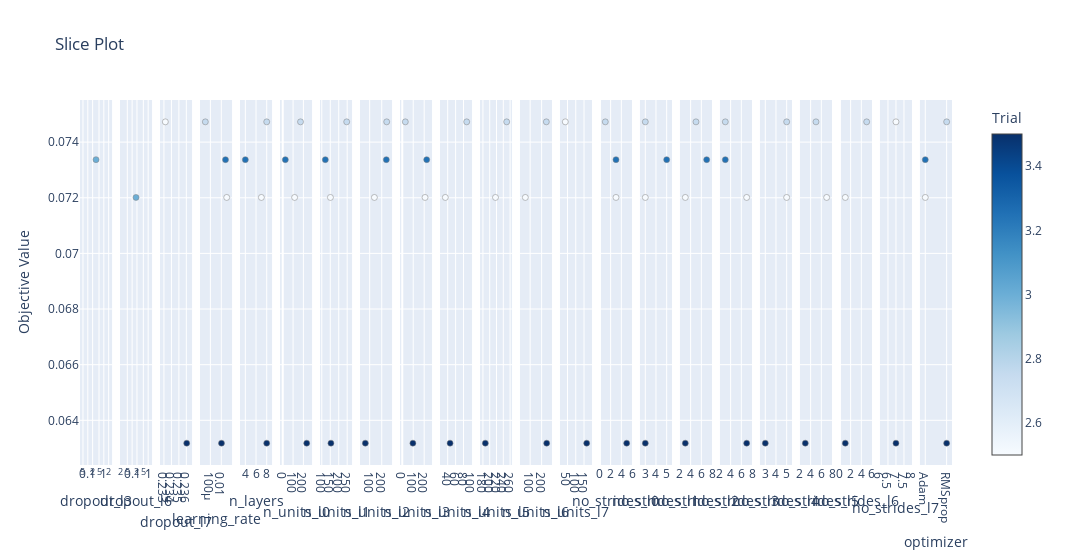

Notebook code for this chart:
### Code cell
optuna.visualization.plot_slice(study)

### Figure 1 — Plotly figure (JSON) as saved in the notebook; plotly's stock layout.template omitted (floating-point values rounded to 4 significant figures)
{"data": [{"marker": {"color": [3], "colorbar": {"title": {"text": "Trial"}, "x": 1, "xpad": 40}, "colorscale": [[0, "rgb(247,251,255)"], [0.125, "rgb(222,235,247)"], [0.25, "rgb(198,219,239)"], [0.375, "rgb(158,202,225)"], [0.5, "rgb(107,174,214)"], [0.625, "rgb(66,146,198)"], [0.75, "rgb(33,113,181)"], [0.875, "rgb(8,81,156)"], [1, "rgb(8,48,107)"]], "line": {"color": "Grey", "width": 0.5}, "showscale": true}, "mode": "markers", "showlegend": false, "type": "scatter", "x": [0.3261], "xaxis": "x", "y": [0.07337], "yaxis": "y"}, {"marker": {"color": [0], "colorbar": {"title": {"text": "Trial"}, "x": 1, "xpad": 40}, "colorscale": [[0, "rgb(247,251,255)"], [0.125, "rgb(222,235,247)"], [0.25, "rgb(198,219,239)"], [0.375, "rgb(158,202,225)"], [0.5, "rgb(107,174,214)"], [0.625, "rgb(66,146,198)"], [0.75, "rgb(33,113,181)"], [0.875, "rgb(8,81,156)"], [1, "rgb(8,48,107)"]], "line": {"color": "Grey", "width": 0.5}, "showscale": false}, "mode": "markers", "showlegend": false, "type": "scatter", "x": [0.1751], "xaxis": "x2", "y": [0.07201], "yaxis": "y2"}, {"marker": {"color": [1, 4], "colorbar": {"title": {"text": "Trial"}, "x": 1, "xpad": 40}, "colorscale": [[0, "rgb(247,251,255)"], [0.125, "rgb(222,235,247)"], [0.25, "rgb(198,219,239)"], [0.375, "rgb(158,202,225)"], [0.5, "rgb(107,174,214)"], [0.625, "rgb(66,146,198)"], [0.75, "rgb(33,113,181)"], [0.875, "rgb(8,81,156)"], [1, "rgb(8,48,107)"]], "line": {"color": "Grey", "width": 0.5}, "showscale": false}, "mode": "markers", "showlegend": false, "type": "scatter", "x": [0.2332, 0.2361], "xaxis": "x3", "y": [0.07473, 0.06318], "yaxis": "y3"}, {"marker": {"color": [0, 1, 3, 4], "colorbar": {"title": {"text": "Trial"}, "x": 1, "xpad": 40}, "colorscale": [[0, "rgb(247,251,255)"], [0.125, "rgb(222,235,247)"], [0.25, "rgb(198,219,239)"], [0.375, "rgb(158,202,225)"], [0.5, "rgb(107,174,214)"], [0.625, "rgb(66,146,198)"], [0.75, "rgb(33,113,181)"], [0.875, "rgb(8,81,156)"], [1, "rgb(8,48,107)"]], "line": {"color": "Grey", "width": 0.5}, "showscale": false}, "mode": "markers", "showlegend": false, "type": "scatter", "x": [0.09664, 1.212e-05, 0.05846, 0.01074], "xaxis": "x4", "y": [0.07201, 0.07473, 0.07337, 0.06318], "yaxis": "y4"}, {"marker": {"color": [0, 1, 3, 4], "colorbar": {"title": {"text": "Trial"}, "x": 1, "xpad": 40}, "colorscale": [[0, "rgb(247,251,255)"], [0.125, "rgb(222,235,247)"], [0.25, "rgb(198,219,239)"], [0.375, "rgb(158,202,225)"], [0.5, "rgb(107,174,214)"], [0.625, "rgb(66,146,198)"], [0.75, "rgb(33,113,181)"], [0.875, "rgb(8,81,156)"], [1, "rgb(8,48,107)"]], "line": {"color": "Grey", "width": 0.5}, "showscale": false}, "mode": "markers", "showlegend": false, "type": "scatter", "x": [7, 8, 4, 8], "xaxis": "x5", "y": [0.07201, 0.07473, 0.07337, 0.06318], "yaxis": "y5"}, {"marker": {"color": [0, 1, 3, 4], "colorbar": {"title": {"text": "Trial"}, "x": 1, "xpad": 40}, "colorscale": [[0, "rgb(247,251,255)"], [0.125, "rgb(222,235,247)"], [0.25, "rgb(198,219,239)"], [0.375, "rgb(158,202,225)"], [0.5, "rgb(107,174,214)"], [0.625, "rgb(66,146,198)"], [0.75, "rgb(33,113,181)"], [0.875, "rgb(8,81,156)"], [1, "rgb(8,48,107)"]], "line": {"color": "Grey", "width": 0.5}, "showscale": false}, "mode": "markers", "showlegend": false, "type": "scatter", "x": [115, 172, 25, 232], "xaxis": "x6", "y": [0.07201, 0.07473, 0.07337, 0.06318], "yaxis": "y6"}, {"marker": {"color": [0, 1, 3, 4], "colorbar": {"title": {"text": "Trial"}, "x": 1, "xpad": 40}, "colorscale": [[0, "rgb(247,251,255)"], [0.125, "rgb(222,235,247)"], [0.25, "rgb(198,219,239)"], [0.375, "rgb(158,202,225)"], [0.5, "rgb(107,174,214)"], [0.625, "rgb(66,146,198)"], [0.75, "rgb(33,113,181)"], [0.875, "rgb(8,81,156)"], [1, "rgb(8,48,107)"]], "line": {"color": "Grey", "width": 0.5}, "showscale": false}, "mode": "markers", "showlegend": false, "type": "scatter", "x": [151, 247, 121, 154], "xaxis": "x7", "y": [0.07201, 0.07473, 0.07337, 0.06318], "yaxis": "y7"}, {"marker": {"color": [0, 1, 3, 4], "colorbar": {"title": {"text": "Trial"}, "x": 1, "xpad": 40}, "colorscale": [[0, "rgb(247,251,255)"], [0.125, "rgb(222,235,247)"], [0.25, "rgb(198,219,239)"], [0.375, "rgb(158,202,225)"], [0.5, "rgb(107,174,214)"], [0.625, "rgb(66,146,198)"], [0.75, "rgb(33,113,181)"], [0.875, "rgb(8,81,156)"], [1, "rgb(8,48,107)"]], "line": {"color": "Grey", "width": 0.5}, "showscale": false}, "mode": "markers", "showlegend": false, "type": "scatter", "x": [139, 241, 238, 64], "xaxis": "x8", "y": [0.07201, 0.07473, 0.07337, 0.06318], "yaxis": "y8"}, {"marker": {"color": [0, 1, 3, 4], "colorbar": {"title": {"text": "Trial"}, "x": 1, "xpad": 40}, "colorscale": [[0, "rgb(247,251,255)"], [0.125, "rgb(222,235,247)"], [0.25, "rgb(198,219,239)"], [0.375, "rgb(158,202,225)"], [0.5, "rgb(107,174,214)"], [0.625, "rgb(66,146,198)"], [0.75, "rgb(33,113,181)"], [0.875, "rgb(8,81,156)"], [1, "rgb(8,48,107)"]], "line": {"color": "Grey", "width": 0.5}, "showscale": false}, "mode": "markers", "showlegend": false, "type": "scatter", "x": [208, 28, 223, 97], "xaxis": "x9", "y": [0.07201, 0.07473, 0.07337, 0.06318], "yaxis": "y9"}, {"marker": {"color": [0, 1, 4], "colorbar": {"title": {"text": "Trial"}, "x": 1, "xpad": 40}, "colorscale": [[0, "rgb(247,251,255)"], [0.125, "rgb(222,235,247)"], [0.25, "rgb(198,219,239)"], [0.375, "rgb(158,202,225)"], [0.5, "rgb(107,174,214)"], [0.625, "rgb(66,146,198)"], [0.75, "rgb(33,113,181)"], [0.875, "rgb(8,81,156)"], [1, "rgb(8,48,107)"]], "line": {"color": "Grey", "width": 0.5}, "showscale": false}, "mode": "markers", "showlegend": false, "type": "scatter", "x": [34, 88, 46], "xaxis": "x10", "y": [0.07201, 0.07473, 0.06318], "yaxis": "y10"}, {"marker": {"color": [0, 1, 4], "colorbar": {"title": {"text": "Trial"}, "x": 1, "xpad": 40}, "colorscale": [[0, "rgb(247,251,255)"], [0.125, "rgb(222,235,247)"], [0.25, "rgb(198,219,239)"], [0.375, "rgb(158,202,225)"], [0.5, "rgb(107,174,214)"], [0.625, "rgb(66,146,198)"], [0.75, "rgb(33,113,181)"], [0.875, "rgb(8,81,156)"], [1, "rgb(8,48,107)"]], "line": {"color": "Grey", "width": 0.5}, "showscale": false}, "mode": "markers", "showlegend": false, "type": "scatter", "x": [217, 250, 187], "xaxis": "x11", "y": [0.07201, 0.07473, 0.06318], "yaxis": "y11"}, {"marker": {"color": [0, 1, 4], "colorbar": {"title": {"text": "Trial"}, "x": 1, "xpad": 40}, "colorscale": [[0, "rgb(247,251,255)"], [0.125, "rgb(222,235,247)"], [0.25, "rgb(198,219,239)"], [0.375, "rgb(158,202,225)"], [0.5, "rgb(107,174,214)"], [0.625, "rgb(66,146,198)"], [0.75, "rgb(33,113,181)"], [0.875, "rgb(8,81,156)"], [1, "rgb(8,48,107)"]], "line": {"color": "Grey", "width": 0.5}, "showscale": false}, "mode": "markers", "showlegend": false, "type": "scatter", "x": [58, 241, 244], "xaxis": "x12", "y": [0.07201, 0.07473, 0.06318], "yaxis": "y12"}, {"marker": {"color": [1, 4], "colorbar": {"title": {"text": "Trial"}, "x": 1, "xpad": 40}, "colorscale": [[0, "rgb(247,251,255)"], [0.125, "rgb(222,235,247)"], [0.25, "rgb(198,219,239)"], [0.375, "rgb(158,202,225)"], [0.5, "rgb(107,174,214)"], [0.625, "rgb(66,146,198)"], [0.75, "rgb(33,113,181)"], [0.875, "rgb(8,81,156)"], [1, "rgb(8,48,107)"]], "line": {"color": "Grey", "width": 0.5}, "showscale": false}, "mode": "markers", "showlegend": false, "type": "scatter", "x": [37, 166], "xaxis": "x13", "y": [0.07473, 0.06318], "yaxis": "y13"}, {"marker": {"color": [0, 1, 3, 4], "colorbar": {"title": {"text": "Trial"}, "x": 1, "xpad": 40}, "colorscale": [[0, "rgb(247,251,255)"], [0.125, "rgb(222,235,247)"], [0.25, "rgb(198,219,239)"], [0.375, "rgb(158,202,225)"], [0.5, "rgb(107,174,214)"], [0.625, "rgb(66,146,198)"], [0.75, "rgb(33,113,181)"], [0.875, "rgb(8,81,156)"], [1, "rgb(8,48,107)"]], "line": {"color": "Grey", "width": 0.5}, "showscale": false}, "mode": "markers", "showlegend": false, "type": "scatter", "x": [3, 1, 3, 5], "xaxis": "x14", "y": [0.07201, 0.07473, 0.07337, 0.06318], "yaxis": "y14"}, {"marker": {"color": [0, 1, 3, 4], "colorbar": {"title": {"text": "Trial"}, "x": 1, "xpad": 40}, "colorscale": [[0, "rgb(247,251,255)"], [0.125, "rgb(222,235,247)"], [0.25, "rgb(198,219,239)"], [0.375, "rgb(158,202,225)"], [0.5, "rgb(107,174,214)"], [0.625, "rgb(66,146,198)"], [0.75, "rgb(33,113,181)"], [0.875, "rgb(8,81,156)"], [1, "rgb(8,48,107)"]], "line": {"color": "Grey", "width": 0.5}, "showscale": false}, "mode": "markers", "showlegend": false, "type": "scatter", "x": [3, 3, 5, 3], "xaxis": "x15", "y": [0.07201, 0.07473, 0.07337, 0.06318], "yaxis": "y15"}, {"marker": {"color": [0, 1, 3, 4], "colorbar": {"title": {"text": "Trial"}, "x": 1, "xpad": 40}, "colorscale": [[0, "rgb(247,251,255)"], [0.125, "rgb(222,235,247)"], [0.25, "rgb(198,219,239)"], [0.375, "rgb(158,202,225)"], [0.5, "rgb(107,174,214)"], [0.625, "rgb(66,146,198)"], [0.75, "rgb(33,113,181)"], [0.875, "rgb(8,81,156)"], [1, "rgb(8,48,107)"]], "line": {"color": "Grey", "width": 0.5}, "showscale": false}, "mode": "markers", "showlegend": false, "type": "scatter", "x": [3, 5, 7, 3], "xaxis": "x16", "y": [0.07201, 0.07473, 0.07337, 0.06318], "yaxis": "y16"}, {"marker": {"color": [0, 1, 3, 4], "colorbar": {"title": {"text": "Trial"}, "x": 1, "xpad": 40}, "colorscale": [[0, "rgb(247,251,255)"], [0.125, "rgb(222,235,247)"], [0.25, "rgb(198,219,239)"], [0.375, "rgb(158,202,225)"], [0.5, "rgb(107,174,214)"], [0.625, "rgb(66,146,198)"], [0.75, "rgb(33,113,181)"], [0.875, "rgb(8,81,156)"], [1, "rgb(8,48,107)"]], "line": {"color": "Grey", "width": 0.5}, "showscale": false}, "mode": "markers", "showlegend": false, "type": "scatter", "x": [7, 3, 3, 7], "xaxis": "x17", "y": [0.07201, 0.07473, 0.07337, 0.06318], "yaxis": "y17"}, {"marker": {"color": [0, 1, 4], "colorbar": {"title": {"text": "Trial"}, "x": 1, "xpad": 40}, "colorscale": [[0, "rgb(247,251,255)"], [0.125, "rgb(222,235,247)"], [0.25, "rgb(198,219,239)"], [0.375, "rgb(158,202,225)"], [0.5, "rgb(107,174,214)"], [0.625, "rgb(66,146,198)"], [0.75, "rgb(33,113,181)"], [0.875, "rgb(8,81,156)"], [1, "rgb(8,48,107)"]], "line": {"color": "Grey", "width": 0.5}, "showscale": false}, "mode": "markers", "showlegend": false, "type": "scatter", "x": [5, 5, 3], "xaxis": "x18", "y": [0.07201, 0.07473, 0.06318], "yaxis": "y18"}, {"marker": {"color": [0, 1, 4], "colorbar": {"title": {"text": "Trial"}, "x": 1, "xpad": 40}, "colorscale": [[0, "rgb(247,251,255)"], [0.125, "rgb(222,235,247)"], [0.25, "rgb(198,219,239)"], [0.375, "rgb(158,202,225)"], [0.5, "rgb(107,174,214)"], [0.625, "rgb(66,146,198)"], [0.75, "rgb(33,113,181)"], [0.875, "rgb(8,81,156)"], [1, "rgb(8,48,107)"]], "line": {"color": "Grey", "width": 0.5}, "showscale": false}, "mode": "markers", "showlegend": false, "type": "scatter", "x": [7, 5, 3], "xaxis": "x19", "y": [0.07201, 0.07473, 0.06318], "yaxis": "y19"}, {"marker": {"color": [0, 1, 4], "colorbar": {"title": {"text": "Trial"}, "x": 1, "xpad": 40}, "colorscale": [[0, "rgb(247,251,255)"], [0.125, "rgb(222,235,247)"], [0.25, "rgb(198,219,239)"], [0.375, "rgb(158,202,225)"], [0.5, "rgb(107,174,214)"], [0.625, "rgb(66,146,198)"], [0.75, "rgb(33,113,181)"], [0.875, "rgb(8,81,156)"], [1, "rgb(8,48,107)"]], "line": {"color": "Grey", "width": 0.5}, "showscale": false}, "mode": "markers", "showlegend": false, "type": "scatter", "x": [1, 5, 1], "xaxis": "x20", "y": [0.07201, 0.07473, 0.06318], "yaxis": "y20"}, {"marker": {"color": [1, 4], "colorbar": {"title": {"text": "Trial"}, "x": 1, "xpad": 40}, "colorscale": [[0, "rgb(247,251,255)"], [0.125, "rgb(222,235,247)"], [0.25, "rgb(198,219,239)"], [0.375, "rgb(158,202,225)"], [0.5, "rgb(107,174,214)"], [0.625, "rgb(66,146,198)"], [0.75, "rgb(33,113,181)"], [0.875, "rgb(8,81,156)"], [1, "rgb(8,48,107)"]], "line": {"color": "Grey", "width": 0.5}, "showscale": false}, "mode": "markers", "showlegend": false, "type": "scatter", "x": [7, 7], "xaxis": "x21", "y": [0.07473, 0.06318], "yaxis": "y21"}, {"marker": {"color": [0, 1, 3, 4], "colorbar": {"title": {"text": "Trial"}, "x": 1, "xpad": 40}, "colorscale": [[0, "rgb(247,251,255)"], [0.125, "rgb(222,235,247)"], [0.25, "rgb(198,219,239)"], [0.375, "rgb(158,202,225)"], [0.5, "rgb(107,174,214)"], [0.625, "rgb(66,146,198)"], [0.75, "rgb(33,113,181)"], [0.875, "rgb(8,81,156)"], [1, "rgb(8,48,107)"]], "line": {"color": "Grey", "width": 0.5}, "showscale": false}, "mode": "markers", "showlegend": false, "type": "scatter", "x": ["Adam", "RMSprop", "Adam", "RMSprop"], "xaxis": "x22", "y": [0.07201, 0.07473, 0.07337, 0.06318], "yaxis": "y22"}], "layout": {"title": {"text": "Slice Plot"}, "width": 6600, "xaxis": {"anchor": "y", "domain": [0, 0.03678], "title": {"text": "dropout_l3"}, "type": "log"}, "xaxis10": {"anchor": "y10", "domain": [0.4128, 0.4496], "title": {"text": "n_units_l4"}}, "xaxis11": {"anchor": "y11", "domain": [0.4587, 0.4955], "title": {"text": "n_units_l5"}}, "xaxis12": {"anchor": "y12", "domain": [0.5045, 0.5413], "title": {"text": "n_units_l6"}}, "xaxis13": {"anchor": "y13", "domain": [0.5504, 0.5872], "title": {"text": "n_units_l7"}}, "xaxis14": {"anchor": "y14", "domain": [0.5963, 0.6331], "title": {"text": "no_strides_l0"}}, "xaxis15": {"anchor": "y15", "domain": [0.6421, 0.6789], "title": {"text": "no_strides_l1"}}, "xaxis16": {"anchor": "y16", "domain": [0.688, 0.7248], "title": {"text": "no_strides_l2"}}, "xaxis17": {"anchor": "y17", "domain": [0.7339, 0.7707], "title": {"text": "no_strides_l3"}}, "xaxis18": {"anchor": "y18", "domain": [0.7798, 0.8165], "title": {"text": "no_strides_l4"}}, "xaxis19": {"anchor": "y19", "domain": [0.8256, 0.8624], "title": {"text": "no_strides_l5"}}, "xaxis2": {"anchor": "y2", "domain": [0.04587, 0.08264], "title": {"text": "dropout_l6"}, "type": "log"}, "xaxis20": {"anchor": "y20", "domain": [0.8715, 0.9083], "title": {"text": "no_strides_l6"}}, "xaxis21": {"anchor": "y21", "domain": [0.9174, 0.9541], "title": {"text": "no_strides_l7"}}, "xaxis22": {"anchor": "y22", "domain": [0.9632, 1], "title": {"text": "optimizer"}}, "xaxis3": {"anchor": "y3", "domain": [0.09174, 0.1285], "title": {"text": "dropout_l7"}, "type": "log"}, "xaxis4": {"anchor": "y4", "domain": [0.1376, 0.1744], "title": {"text": "learning_rate"}, "type": "log"}, "xaxis5": {"anchor": "y5", "domain": [0.1835, 0.2202], "title": {"text": "n_layers"}}, "xaxis6": {"anchor": "y6", "domain": [0.2293, 0.2661], "title": {"text": "n_units_l0"}}, "xaxis7": {"anchor": "y7", "domain": [0.2752, 0.312], "title": {"text": "n_units_l1"}}, "xaxis8": {"anchor": "y8", "domain": [0.3211, 0.3579], "title": {"text": "n_units_l2"}}, "xaxis9": {"anchor": "y9", "domain": [0.3669, 0.4037], "title": {"text": "n_units_l3"}}, "yaxis": {"anchor": "x", "domain": [0, 1], "title": {"text": "Objective Value"}}, "yaxis10": {"anchor": "x10", "domain": [0, 1], "matches": "y", "showticklabels": false}, "yaxis11": {"anchor": "x11", "domain": [0, 1], "matches": "y", "showticklabels": false}, "yaxis12": {"anchor": "x12", "domain": [0, 1], "matches": "y", "showticklabels": false}, "yaxis13": {"anchor": "x13", "domain": [0, 1], "matches": "y", "showticklabels": false}, "yaxis14": {"anchor": "x14", "domain": [0, 1], "matches": "y", "showticklabels": false}, "yaxis15": {"anchor": "x15", "domain": [0, 1], "matches": "y", "showticklabels": false}, "yaxis16": {"anchor": "x16", "domain": [0, 1], "matches": "y", "showticklabels": false}, "yaxis17": {"anchor": "x17", "domain": [0, 1], "matches": "y", "showticklabels": false}, "yaxis18": {"anchor": "x18", "domain": [0, 1], "matches": "y", "showticklabels": false}, "yaxis19": {"anchor": "x19", "domain": [0, 1], "matches": "y", "showticklabels": false}, "yaxis2": {"anchor": "x2", "domain": [0, 1], "matches": "y", "showticklabels": false}, "yaxis20": {"anchor": "x20", "domain": [0, 1], "matches": "y", "showticklabels": false}, "yaxis21": {"anchor": "x21", "domain": [0, 1], "matches": "y", "showticklabels": false}, "yaxis22": {"anchor": "x22", "domain": [0, 1], "matches": "y", "showticklabels": false}, "yaxis3": {"anchor": "x3", "domain": [0, 1], "matches": "y", "showticklabels": false}, "yaxis4": {"anchor": "x4", "domain": [0, 1], "matches": "y", "showticklabels": false}, "yaxis5": {"anchor": "x5", "domain": [0, 1], "matches": "y", "showticklabels": false}, "yaxis6": {"anchor": "x6", "domain": [0, 1], "matches": "y", "showticklabels": false}, "yaxis7": {"anchor": "x7", "domain": [0, 1], "matches": "y", "showticklabels": false}, "yaxis8": {"anchor": "x8", "domain": [0, 1], "matches": "y", "showticklabels": false}, "yaxis9": {"anchor": "x9", "domain": [0, 1], "matches": "y", "showticklabels": false}}}
